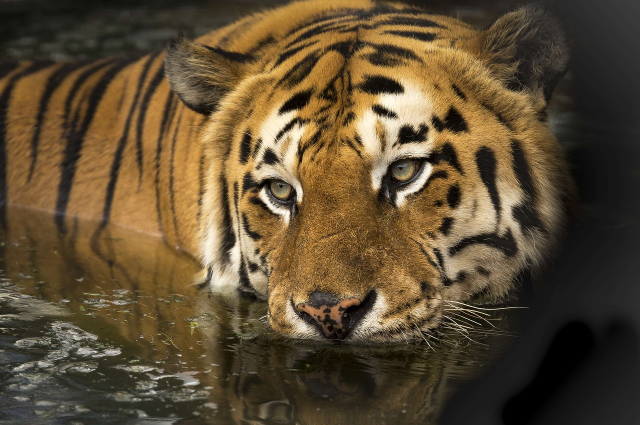
#> input picture section_6/images/tiger.jpg, 1280 x 850 px (shown at 1/2 size)
$ python resize.py
#> lines starting #> are read from the running program, lines starting #| are printed output that depends on the picture
#> further down, img is the input picture: PIL image 1280x850 RGB; mean R, G, B 93.6, 76.5, 50.8
# -*- coding: utf-8 -*-
# !/usr/bin/env python3

import pathlib
from PIL import Image
from math import floor


def resize_to(img_obj, new_height, new_width):
    """
    Resize an image to the specified dimensions
    """
#> called with new_height = 256, new_width = 178
    assert isinstance(new_height, int)
    assert isinstance(new_width, int)
    assert new_height > 0
    assert new_width > 0
    return img_obj.resize((new_width, new_height))
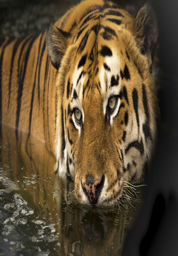
#> returned value: PIL image 178x256 RGB; mean R, G, B 93.6, 76.5, 50.8
#| Source image was w:1280 h:850 and has been resized to w:178 h:256

def resize_width_to_percent(img_obj, percent):
    """
    Resize the width of an image to the specified percentage of the original size
    """
#> called with percent = 20
    assert isinstance(percent, int)
    assert 0 < percent < 100
    new_width = percent * img_obj.width / 100.0
#> new_width = 256
    new_height = img_obj.height * new_width / img_obj.width
#> new_height = 170
    return img_obj.resize((floor(new_width), floor(new_height)))
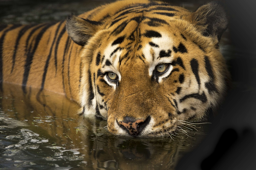
#> returned value: PIL image 256x170 RGB; mean R, G, B 93.6, 76.5, 50.8


if __name__ == '__main__':

    # load source image
    src_img_path = (pathlib.Path('..') / 'images' / 'tiger.jpg').resolve()
    with Image.open(str(src_img_path)) as img:

        # --- RESIZE TO FIXED SIZE --
        resized_fixed_img_path = pathlib.Path('resized_fixed.jpg')
        resized_fixed_img_path.touch()
        resized_fixed_img = resize_to(img, 256, 178)
        resized_fixed_img.save(str(resized_fixed_img_path.resolve()))
        print('Source image was w:{} h:{} and has been resized to w:{} h:{}'.format(
            img.width, img.height, resized_fixed_img.width, resized_fixed_img.height))

        # --- PROPORTIONAL RESIZE (RESIZE BY %) --
        resized_proportional_img_path = pathlib.Path('resized_proportional.jpg')
        resized_proportional_img_path.touch()
        resized_proportional_img = resize_width_to_percent(img, 20)
        resized_proportional_img.save(str(resized_proportional_img_path.resolve()))
        print('Source image was w:{} h:{} and has been resized to w:{} h:{}'.format(
            img.width, img.height, resized_proportional_img.width,
            resized_proportional_img.height))
#| Source image was w:1280 h:850 and has been resized to w:256 h:170

$ run again, with section_6/images/meeting.jpg copied over section_6/images/tiger.jpg
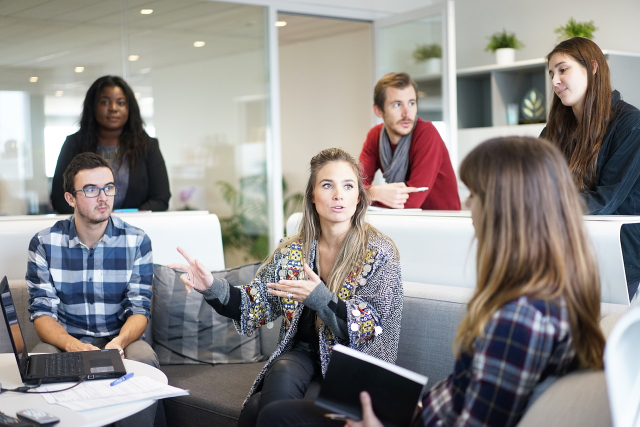
#> input picture section_6/images/meeting.jpg, 1280 x 853 px (shown at 1/2 size)
#> img is the input picture: PIL image 1280x853 RGB; mean R, G, B 142.8, 139, 136.9
#> in resize_to, `return img_obj.resize((new_width, new_height))`:
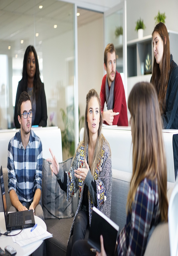
#> returned value: PIL image 178x256 RGB; mean R, G, B 142.8, 139, 136.9
#| Source image was w:1280 h:853 and has been resized to w:178 h:256
#> in resize_width_to_percent, `return img_obj.resize((floor(new_width), floor(new_height)))`:
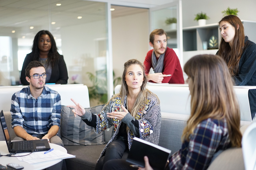
#> returned value: PIL image 256x170 RGB; mean R, G, B 142.8, 139, 136.9
#| Source image was w:1280 h:853 and has been resized to w:256 h:170
